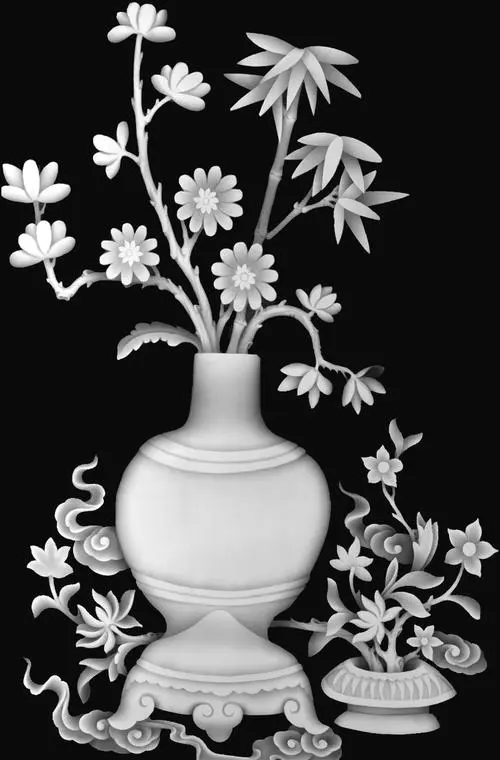
#> input picture 图像分割/图像分割3/img.png, 500 x 760 px
$ python main.py   (older library calls are emulated)
#> lines starting #> are read from the running program, lines starting #| are printed output that depends on the picture; after the words box and inside, x2 and y2 are one past the last pixel; in counts of white or black regions, pixels touching at a corner belong together
import cv2
import numpy as np
import matplotlib.pyplot as plt

# 加载图像
image = cv2.imread('img.png', cv2.IMREAD_GRAYSCALE)
#> image: shape (760, 500); min 0, max 255, mean 74.6

# 使用Otsu方法直接进行图像分割
_, otsu_threshold = cv2.threshold(image, 0, 255, cv2.THRESH_BINARY + cv2.THRESH_OTSU)
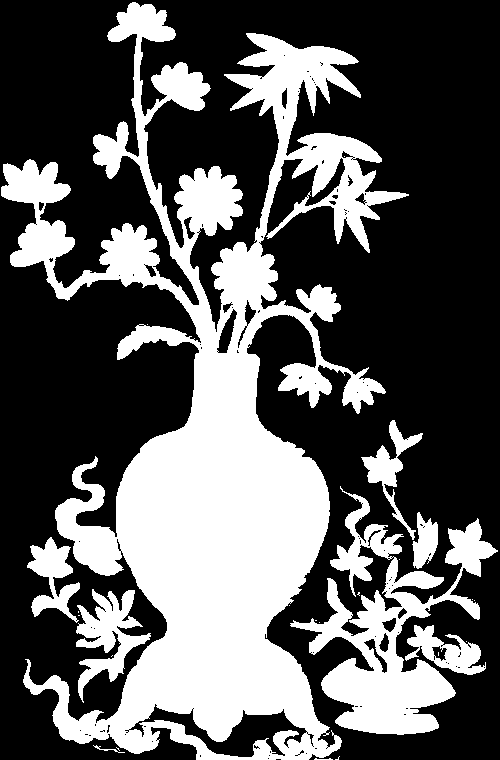
#> otsu_threshold: shape (760, 500); 35.4% white; 25 white regions (16 under 20 px), largest, box (x1, y1, x2, y2) and area: (1, 2, 409, 760) 107889, (290, 486, 498, 735) 16590, (76, 589, 151, 703) 3415

# 方法a: 计算梯度幅度
sobelx = cv2.Sobel(image, cv2.CV_64F, 1, 0, ksize=3)
sobely = cv2.Sobel(image, cv2.CV_64F, 0, 1, ksize=3)
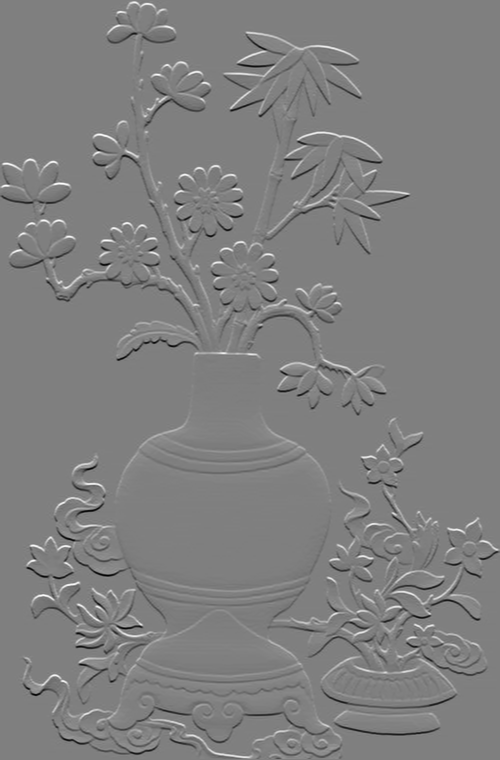
#> sobely: shape (760, 500) float64; min -1020, max 1016, mean 0.4; drawn with min black and max white
gradient_magnitude = np.sqrt(sobelx**2 + sobely**2)
gradient_magnitude = np.uint8(gradient_magnitude)
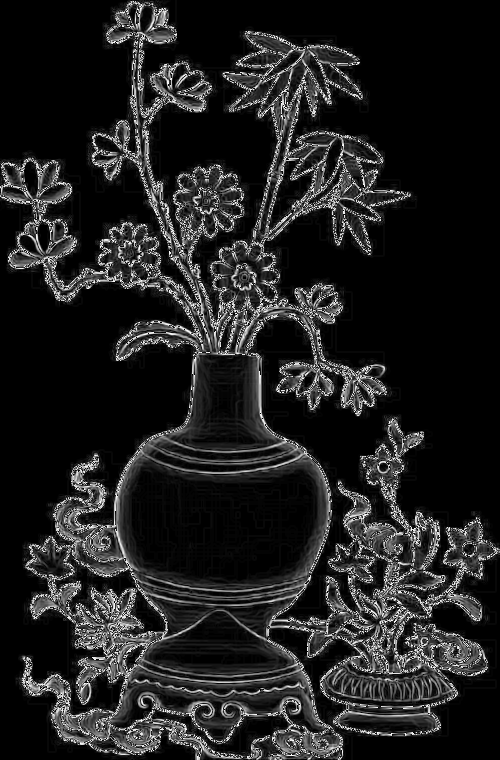
#> gradient_magnitude: shape (760, 500); min 0, max 255, mean 32.3

# 方法b: 指定一个阈值T
T = 50  # 这个阈值可以根据实际情况调整

# 方法c: 使用阈值T对梯度幅度图像进行阈值处理,产生gτ
_, thresholded_gradient = cv2.threshold(gradient_magnitude, T, 255, cv2.THRESH_BINARY)
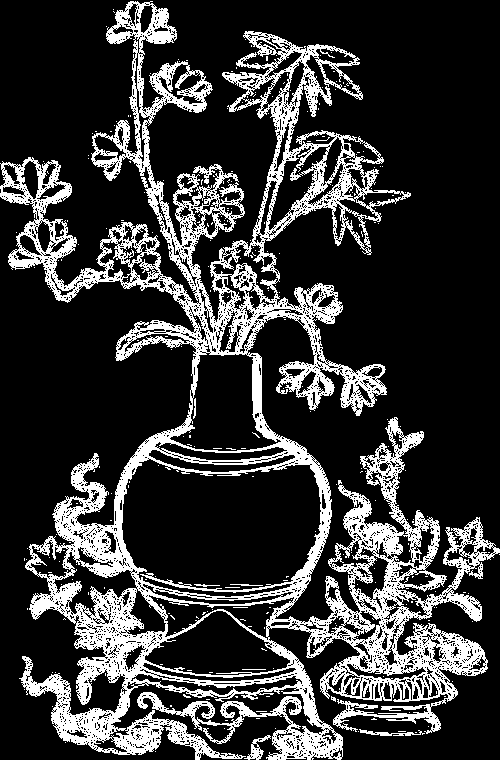
#> thresholded_gradient: shape (760, 500); 21.5% white; 281 white regions (274 under 20 px), largest, box (x1, y1, x2, y2) and area: (0, 1, 500, 760) 80427, (244, 735, 271, 760) 210, (359, 729, 425, 736) 177

# 方法d: 仅使用对应于gτ(x,y)像素值为1的位置的像素计算直方图
mask = thresholded_gradient == 255
masked_image = np.where(mask, image, 0)
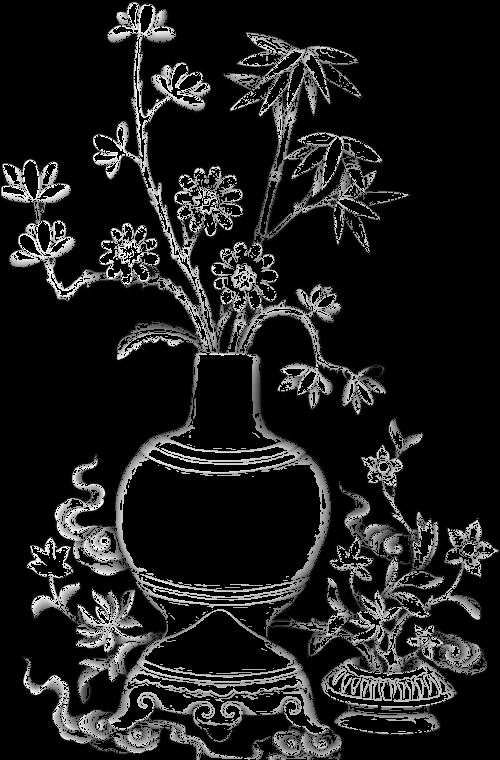
#> masked_image: shape (760, 500); min 0, max 255, mean 29.3
# 计算掩模图像的直方图
hist_masked_image = cv2.calcHist([image], [0], mask.astype(np.uint8), [256], [0, 256])
#> hist_masked_image = 256 values, max 1577 at index 0, min 0 at index 4, mean 318.8

# 方法e: 使用Otsu方法全局地分割f(x,y)
_, otsu_threshold_masked = cv2.threshold(masked_image, 0, 255, cv2.THRESH_BINARY + cv2.THRESH_OTSU)
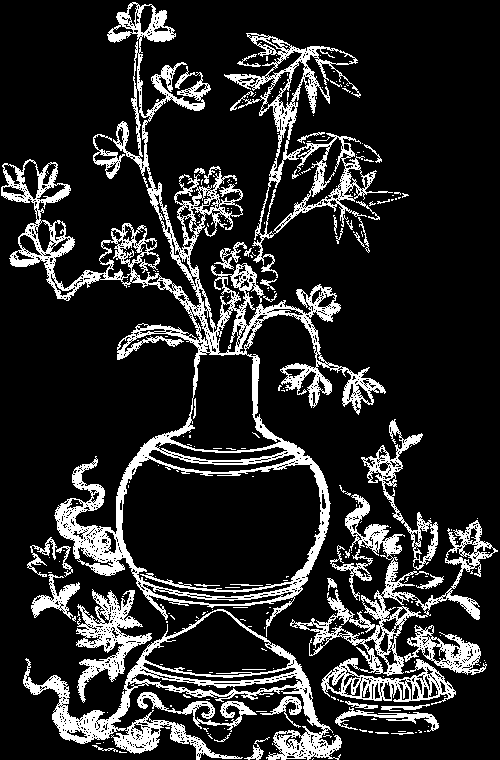
#> otsu_threshold_masked: shape (760, 500); 16.4% white; 272 white regions (225 under 20 px), largest, box (x1, y1, x2, y2) and area: (1, 2, 386, 637) 26741, (23, 609, 342, 760) 8635, (290, 494, 498, 705) 8138

# 使用matplotlib显示所有结果
plt.figure(figsize=(12, 8))

plt.subplot(2, 3, 1)
plt.title('Original Image')
plt.imshow(image, cmap='gray')
plt.axis('off')

plt.subplot(2, 3, 2)
plt.title('Otsu Thresholding')
plt.imshow(otsu_threshold, cmap='gray')
plt.axis('off')

plt.subplot(2, 3, 3)
plt.title('Gradient Magnitude')
plt.imshow(gradient_magnitude, cmap='gray')
plt.axis('off')

plt.subplot(2, 3, 4)
plt.title('Gradient Thresholding')
plt.imshow(thresholded_gradient, cmap='gray')
plt.axis('off')

plt.subplot(2, 3, 5)
plt.title('Masked Image')
plt.imshow(masked_image, cmap='gray')
plt.axis('off')

plt.subplot(2, 3, 6)
plt.title('Otsu on Masked Image')
plt.imshow(otsu_threshold_masked, cmap='gray')
plt.axis('off')

# 显示直方图
plt.figure(figsize=(10, 4))
plt.plot(hist_masked_image, color='red', label='Masked Image Histogram')
plt.xlim([0, 256])
plt.legend()
plt.show()
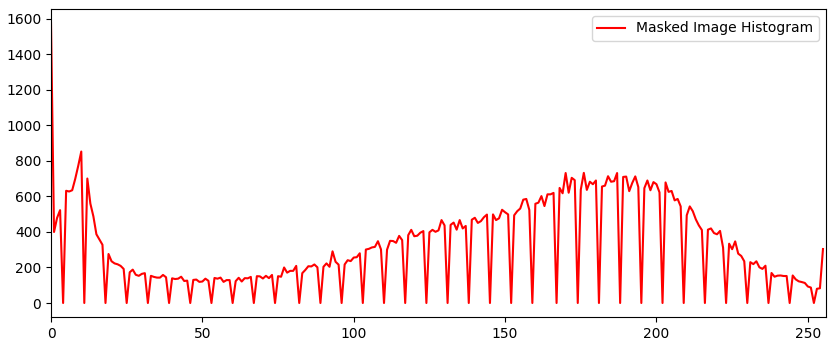
#> figure drawn by matplotlib, 1 panel; curve peaks at x = 0, y = 1577
